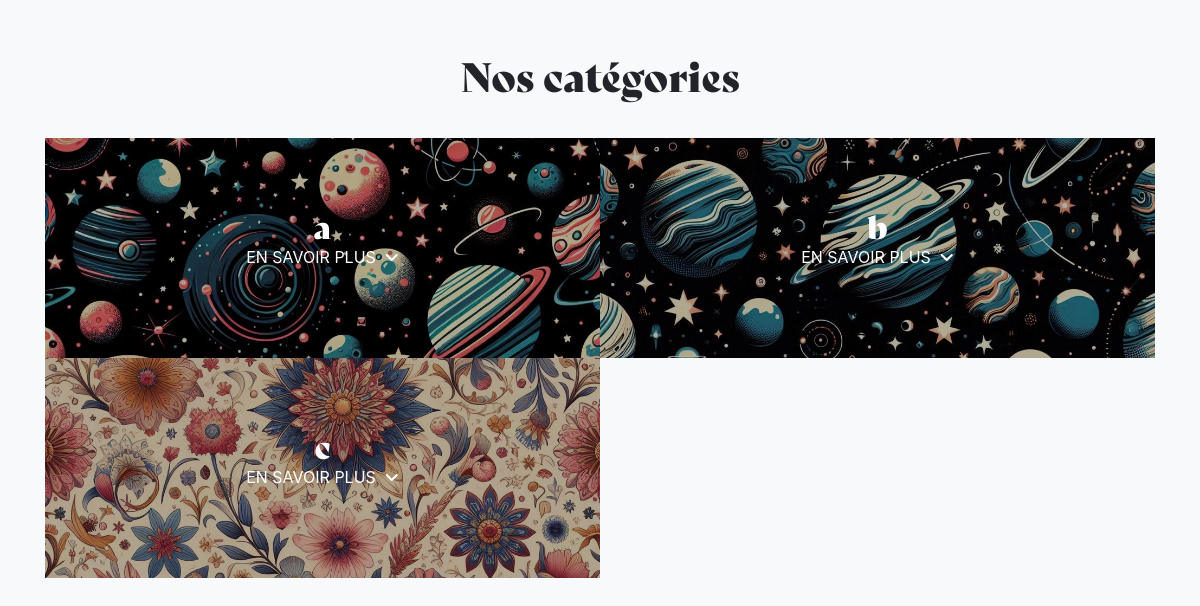
Before: /voyages/categorie.php with the older database file.
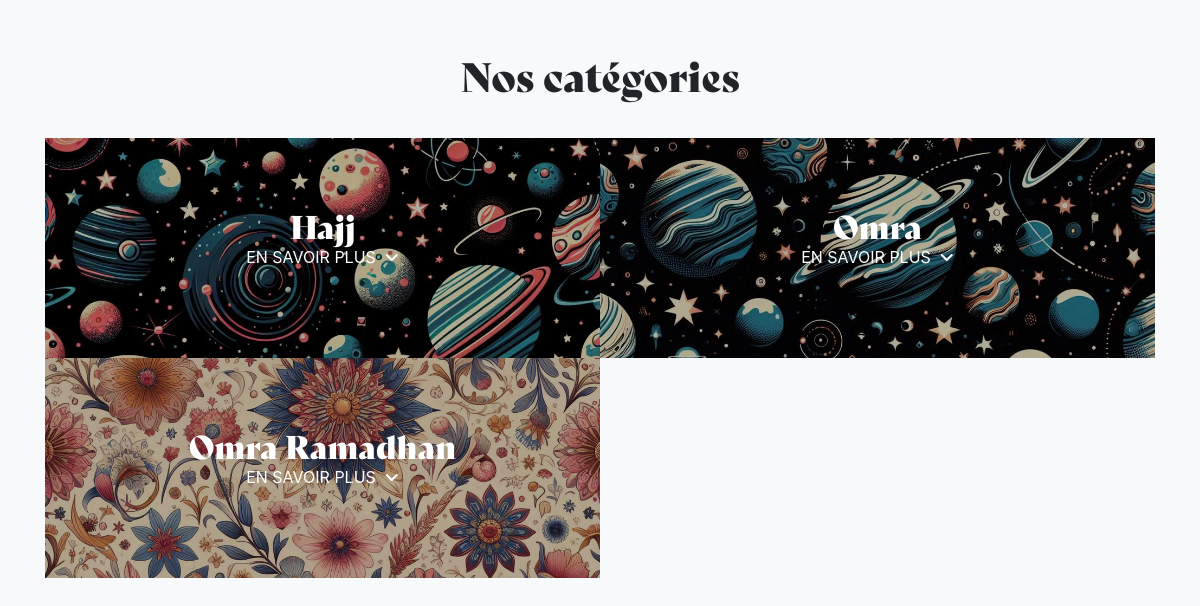
After: the same page with the newer database file.
### tables this page shows
CREATE TABLE `category_parent` (
  `id` int(11) NOT NULL,
  `nom` varchar(255) NOT NULL,
  `description` text NOT NULL,
  `photo` varchar(255) NOT NULL
);

### voyages/categorie.php (the view, shortened to what this page needs)
<?php
include '../db.php';
$packagesQuery = "SELECT * FROM category_parent";
$packagesResult = $conn->query($packagesQuery);
$packages = [];
if ($packagesResult->num_rows > 0) {
  while ($package = $packagesResult->fetch_assoc()) {
    $packages[] = $package;
  }
}
?>
<!DOCTYPE html>
<html>
<head>
  <link rel="stylesheet" href="https://stackpath.bootstrapcdn.com/bootstrap/4.3.1/css/bootstrap.min.css">
  <link rel="stylesheet" href="https://cdnjs.cloudflare.com/ajax/libs/font-awesome/6.6.0/css/all.min.css">
</head>
<body>
  <div class="container container-cards">
    <div class="desct">
      <h1>Nos catégories</h1>
    </div>
    <div class="rox-desktop">
      <?php foreach ($packages as $package): ?>
        <div class="col-12 col-sm-6 col-md-4">
          <a href="villes.php?category_parent_id=<?php echo $package['id']; ?>">
            <div class="city-card-desktop" style="background-image: url('../<?php echo $package['photo']; ?>');">
              <div class="overlay">
                <div class="card-body">
                  <h1 class="card-title"><?php echo $package['nom']; ?></h1>
                  <p>EN SAVOIR PLUS&nbsp;&nbsp;<i class="fa-solid fa-angle-down"></i></p>
                </div>
              </div>
            </div>
          </a>
        </div>
      <?php endforeach; ?>
    </div>
  </div>
</body>
</html>

Changed rows visible on the page:
changed category_parent: nom "a" → "Hajj"
changed category_parent: nom "b" → "Omra"
changed category_parent: nom "c" → "Omra Ramadhan"
